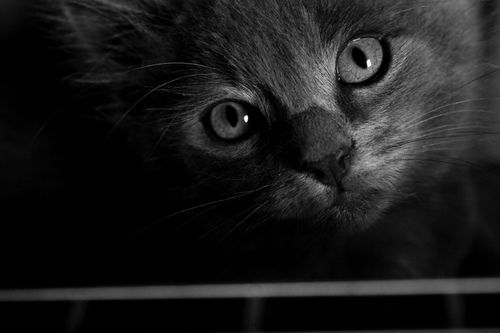
%> input picture Image_Processing/image.jpg, 500 x 333 px
$ octave dip1.m   (GNU Octave 9; MATLAB toolbox functions it lacks are replaced by stand-ins)
%> lines starting %> are read from the running program, lines starting %| are printed output that depends on the picture
%Problem 1
%Histogram equalization


close all;
clear all;
sum=0;
b=imread('image.jpg');
%> b is the input picture: size 333x500x3 uint8; min 0, max 255, mean 26.8
s=size(b);
%> s = [333 500 3]
red  =b(:,:,1);
blue =b(:,:,2);
green=b(:,:,3);

x=unique(b);    % Unique pixel intensities
%> x = 212 values from 0 to 255
c=histc(b(:),x);% frequency of pixel intensities
%> c = 212 values, max 116340 at index 1, min 3 at index 184, mean 2356.1
%plot(x,c)       % plots histogram of the image

%Calculation of the transform using cumulative distribution function
for i = 1:1:212

    sum=sum+c(i);
    cdf(i)=sum/(s(1)*s(2)*s(3));
    h(i)=round(255*cdf(i));
end
%> this loop made 212 passes
%> sum on passes 1 to 3: 116340, 156027, 172308
%> after the loop, cdf = 212 values from 0.233 to 1; h = 212 values from 59 to 255; sum = 499500


    for k=1:1:212

        red(red==x(k))=h(k);
        blue(blue==x(k))=h(k);
        green(green==x(k))=h(k);

    end
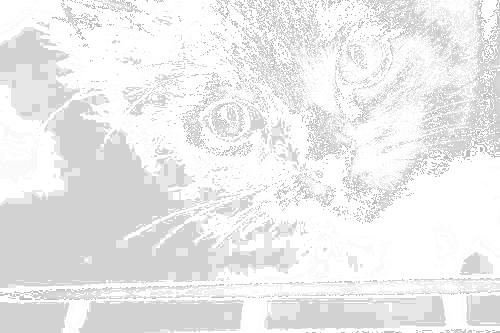
%> blue: size 333x500 uint8; min 182, max 255, mean 235.7


output_image=cat(3,red,blue,green);


figure
imshow(b)
title('Original image')


figure
imshow(output_image)
title('Histogram equalized image')
